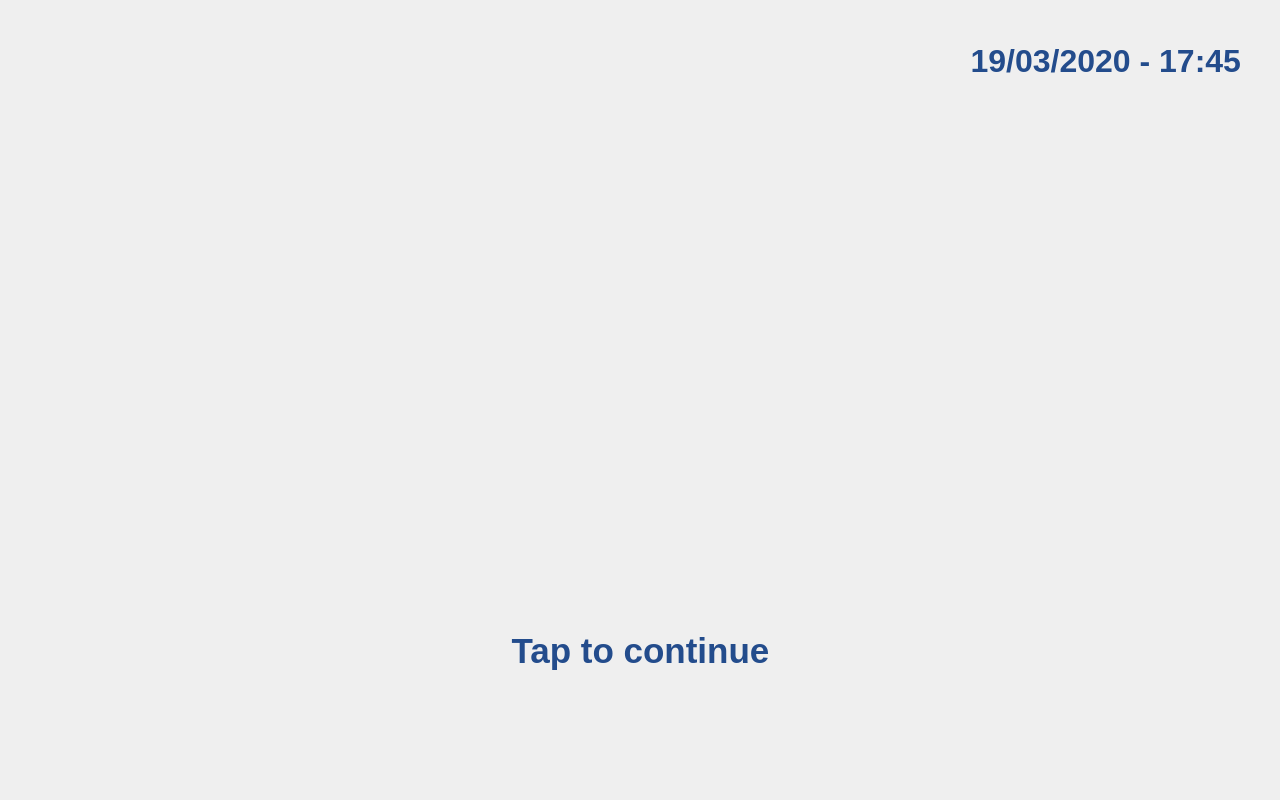
<?xml version="1.0" encoding="UTF-8"?>
<ui version="4.0">
 <class>FirstDialog</class>
 <widget class="QDialog" name="FirstDialog">
  <property name="geometry">
   <rect>
    <x>0</x>
    <y>0</y>
    <width>1280</width>
    <height>800</height>
   </rect>
  </property>
  <property name="windowTitle">
   <string>Dialog</string>
  </property>
  <property name="styleSheet">
   <string notr="true">QDialog {
	background-image: url(:/background/resources/background.png);
}</string>
  </property>
  <widget class="QPushButton" name="doneButton">
   <property name="geometry">
    <rect>
     <x>330</x>
     <y>590</y>
     <width>621</width>
     <height>121</height>
    </rect>
   </property>
   <property name="font">
    <font>
     <family>Liberation Sans</family>
     <pointsize>26</pointsize>
     <weight>75</weight>
     <bold>true</bold>
    </font>
   </property>
   <property name="focusPolicy">
    <enum>Qt::NoFocus</enum>
   </property>
   <property name="styleSheet">
    <string notr="true">border: 0px;
/*color: rgb(102, 129, 171);*/
color: rgb(35, 76, 140);</string>
   </property>
   <property name="text">
    <string>Tap to continue</string>
   </property>
  </widget>
  <widget class="QLabel" name="date_timeLabel">
   <property name="geometry">
    <rect>
     <x>910</x>
     <y>40</y>
     <width>331</width>
     <height>41</height>
    </rect>
   </property>
   <property name="font">
    <font>
     <family>Liberation Sans</family>
     <pointsize>24</pointsize>
     <weight>75</weight>
     <bold>true</bold>
    </font>
   </property>
   <property name="styleSheet">
    <string notr="true">/*color: rgb(55, 52, 53);*/
/*color: rgb(102, 129, 171);*/
color: rgb(35, 76, 140);</string>
   </property>
   <property name="text">
    <string>19/03/2020 - 17:45</string>
   </property>
   <property name="alignment">
    <set>Qt::AlignRight|Qt::AlignTrailing|Qt::AlignVCenter</set>
   </property>
  </widget>
 </widget>
 <resources>
  <include location="first_dialog_res.qrc"/>
 </resources>
 <connections/>
</ui>
